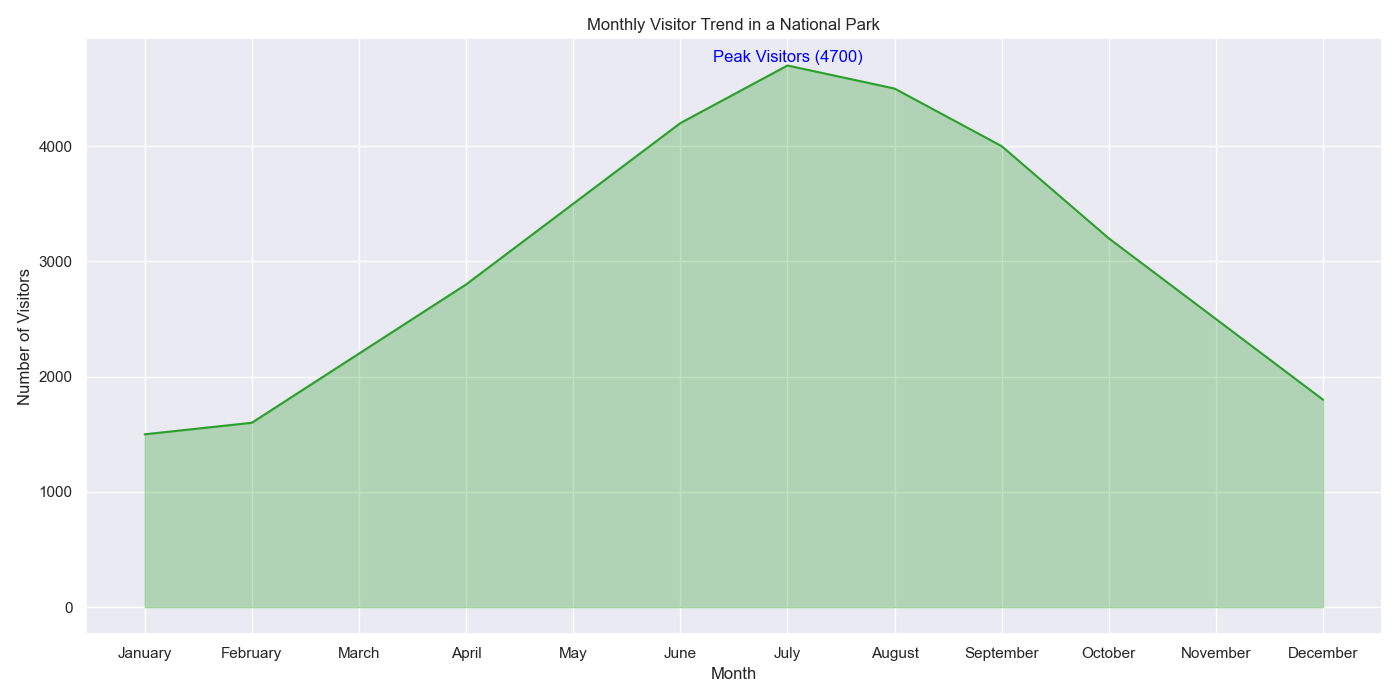

This figure's Python source:

import seaborn as sns
import pandas as pd
import matplotlib.pyplot as plt

# Create a DataFrame from the data
data = {
    'Month': ['January', 'February', 'March', 'April', 'May', 'June', 'July', 
              'August', 'September', 'October', 'November', 'December'],
    'Visitors': [1500, 1600, 2200, 2800, 3500, 4200, 4700, 4500, 4000, 3200, 2500, 1800]
}
df = pd.DataFrame(data)

# Ensure that the Month column is treated as categorical with the correct order
df['Month'] = pd.Categorical(df['Month'], categories=data['Month'], ordered=True)

# Set the aesthetic style of the plots
sns.set_theme()

# Create the area chart
plt.figure(figsize=(14, 7))
area_chart = sns.lineplot(data=df, x='Month', y='Visitors', sort=False, color='#2ca02c')
area_chart.fill_between(df['Month'], df['Visitors'], alpha=0.3, color='#2ca02c')

# Assign an annotation/text label on the chart for the highest number of visitors
plt.text(x='July', y=4700, s='Peak Visitors (4700)', color='blue', va='bottom', ha='center')

# Set chart title and labels
plt.title('Monthly Visitor Trend in a National Park')
plt.xlabel('Month')
plt.ylabel('Number of Visitors')

# Finalize and show the plot
plt.tight_layout()
plt.show()
